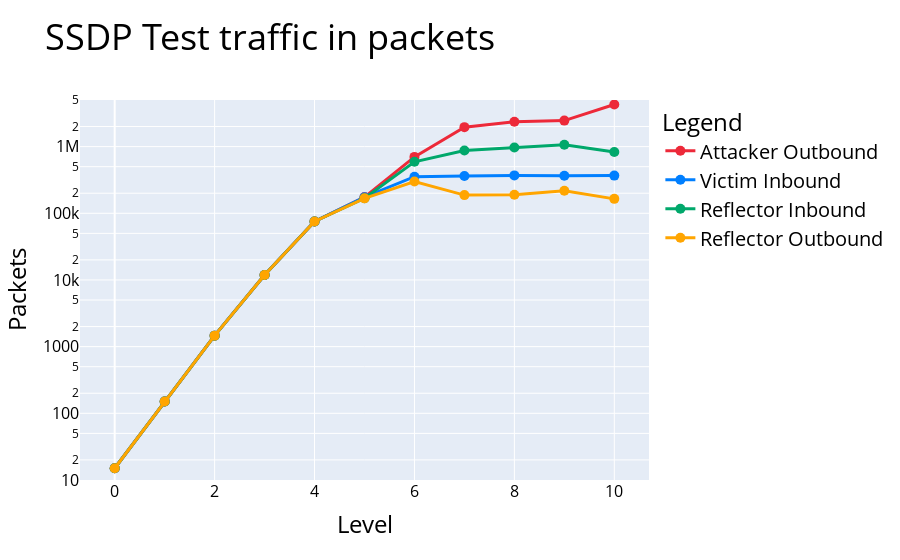

Notebook code cell kept with this figure:
### Markdown cell above
### Plotting

### Code cell
PlotLevelAttackData(attackerStats,victimStats,reflectorStats,Protocol,BytesOrPackets)

### Figure 1 — Plotly figure (JSON) as saved in the notebook; plotly's stock layout.template omitted (floating-point values rounded to 4 significant figures)
{"data": [{"hovertemplate": "variable=Attacker Outbound<br>Level=%{x}<br>value=%{y}<extra></extra>", "legendgroup": "Attacker Outbound", "line": {"color": "#ED2939", "dash": "solid", "width": 3}, "marker": {"size": 10, "symbol": "circle"}, "mode": "lines+markers", "name": "Attacker Outbound", "orientation": "v", "showlegend": true, "type": "scatter", "x": [0, 1, 2, 3, 4, 5, 6, 7, 8, 9, 10], "xaxis": "x", "y": [15, 150, 1461, 11851, 75410, 174812, 700543, 1958802, 2366167, 2454269, 4280912], "yaxis": "y"}, {"hovertemplate": "variable=Victim Inbound<br>Level=%{x}<br>value=%{y}<extra></extra>", "legendgroup": "Victim Inbound", "line": {"color": "#007FFF", "dash": "solid", "width": 3}, "marker": {"size": 10, "symbol": "circle"}, "mode": "lines+markers", "name": "Victim Inbound", "orientation": "v", "showlegend": true, "type": "scatter", "x": [0, 1, 2, 3, 4, 5, 6, 7, 8, 9, 10], "xaxis": "x", "y": [15, 150, 1461, 11851, 75410, 174452, 353325, 362751, 370052, 366294, 367589], "yaxis": "y"}, {"hovertemplate": "variable=Reflector Inbound<br>Level=%{x}<br>value=%{y}<extra></extra>", "legendgroup": "Reflector Inbound", "line": {"color": "#00A86B", "dash": "solid", "width": 3}, "marker": {"size": 10, "symbol": "circle"}, "mode": "lines+markers", "name": "Reflector Inbound", "orientation": "v", "showlegend": true, "type": "scatter", "x": [0, 1, 2, 3, 4, 5, 6, 7, 8, 9, 10], "xaxis": "x", "y": [15, 150, 1461, 11851, 75410, 167846, 591679, 874865, 967332, 1064815, 827927], "yaxis": "y"}, {"hovertemplate": "variable=Reflector Outbound<br>Level=%{x}<br>value=%{y}<extra></extra>", "legendgroup": "Reflector Outbound", "line": {"color": "orange", "dash": "solid", "width": 3}, "marker": {"size": 10, "symbol": "circle"}, "mode": "lines+markers", "name": "Reflector Outbound", "orientation": "v", "showlegend": true, "type": "scatter", "x": [0, 1, 2, 3, 4, 5, 6, 7, 8, 9, 10], "xaxis": "x", "y": [15, 150, 1461, 11851, 75410, 167485, 299372, 187261, 189298, 217358, 164498], "yaxis": "y"}], "layout": {"legend": {"font": {"color": "black", "size": 20}, "title": {"font": {"color": "black", "size": 24}, "text": "Legend"}, "tracegroupgap": 0}, "title": {"font": {"color": "black", "size": 36}, "text": "SSDP Test traffic in packets"}, "xaxis": {"anchor": "y", "domain": [0, 1], "tickfont": {"color": "black", "size": 16}, "title": {"font": {"color": "black", "size": 24}, "text": "Level"}}, "yaxis": {"anchor": "x", "domain": [0, 1], "range": [1, 6.699], "tickfont": {"color": "black", "size": 16}, "title": {"font": {"color": "black", "size": 24}, "text": "Packets"}, "type": "log"}}}
